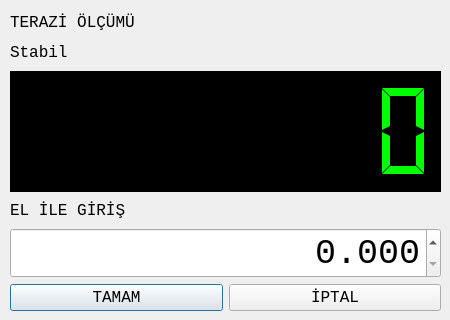
<?xml version="1.0" encoding="UTF-8"?>
<ui version="4.0">
 <class>KgForm</class>
 <widget class="QDialog" name="KgForm">
  <property name="geometry">
   <rect>
    <x>0</x>
    <y>0</y>
    <width>450</width>
    <height>320</height>
   </rect>
  </property>
  <property name="minimumSize">
   <size>
    <width>450</width>
    <height>320</height>
   </size>
  </property>
  <property name="maximumSize">
   <size>
    <width>450</width>
    <height>320</height>
   </size>
  </property>
  <property name="font">
   <font>
    <family>Monospace</family>
    <pointsize>12</pointsize>
   </font>
  </property>
  <property name="windowTitle">
   <string>Kilogram giriniz</string>
  </property>
  <widget class="QWidget" name="layoutWidget">
   <property name="geometry">
    <rect>
     <x>10</x>
     <y>10</y>
     <width>431</width>
     <height>301</height>
    </rect>
   </property>
   <layout class="QGridLayout" name="gridLayout">
    <item row="2" column="0" colspan="2">
     <widget class="QLCDNumber" name="terazilcdNumber">
      <property name="minimumSize">
       <size>
        <width>301</width>
        <height>121</height>
       </size>
      </property>
      <property name="font">
       <font>
        <family>Monospace</family>
        <pointsize>16</pointsize>
       </font>
      </property>
      <property name="autoFillBackground">
       <bool>false</bool>
      </property>
      <property name="styleSheet">
       <string notr="true">background-color: rgb(0, 0, 0);
border-color: rgb(0, 170, 0);
color: rgb(0, 255, 0);</string>
      </property>
      <property name="smallDecimalPoint">
       <bool>false</bool>
      </property>
      <property name="digitCount">
       <number>8</number>
      </property>
      <property name="segmentStyle">
       <enum>QLCDNumber::Flat</enum>
      </property>
      <property name="value" stdset="0">
       <double>0.000000000000000</double>
      </property>
     </widget>
    </item>
    <item row="4" column="0" colspan="2">
     <widget class="QDoubleSpinBox" name="doubleSpinBox">
      <property name="font">
       <font>
        <family>Monospace</family>
        <pointsize>26</pointsize>
       </font>
      </property>
      <property name="alignment">
       <set>Qt::AlignRight|Qt::AlignTrailing|Qt::AlignVCenter</set>
      </property>
      <property name="decimals">
       <number>3</number>
      </property>
      <property name="maximum">
       <double>9999.998999999999796</double>
      </property>
      <property name="singleStep">
       <double>100.000000000000000</double>
      </property>
     </widget>
    </item>
    <item row="5" column="0">
     <widget class="QPushButton" name="pushButton">
      <property name="text">
       <string>TAMAM</string>
      </property>
      <property name="icon">
       <iconset resource="images.qrc">
        <normaloff>:/images/ui/check.png</normaloff>:/images/ui/check.png</iconset>
      </property>
      <property name="iconSize">
       <size>
        <width>32</width>
        <height>32</height>
       </size>
      </property>
      <property name="shortcut">
       <string>Return</string>
      </property>
     </widget>
    </item>
    <item row="0" column="0" colspan="2">
     <widget class="QLabel" name="label_2">
      <property name="text">
       <string>TERAZİ ÖLÇÜMÜ</string>
      </property>
     </widget>
    </item>
    <item row="5" column="1">
     <widget class="QPushButton" name="pushButton_2">
      <property name="text">
       <string>İPTAL</string>
      </property>
      <property name="icon">
       <iconset resource="images.qrc">
        <normaloff>:/images/ui/remove.png</normaloff>:/images/ui/remove.png</iconset>
      </property>
      <property name="iconSize">
       <size>
        <width>32</width>
        <height>32</height>
       </size>
      </property>
     </widget>
    </item>
    <item row="3" column="0" colspan="2">
     <widget class="QLabel" name="label">
      <property name="text">
       <string>EL İLE GİRİŞ</string>
      </property>
     </widget>
    </item>
    <item row="1" column="0" colspan="2">
     <widget class="QLabel" name="Stabillabel">
      <property name="text">
       <string>Stabil</string>
      </property>
     </widget>
    </item>
   </layout>
  </widget>
 </widget>
 <resources>
  <include location="images.qrc"/>
 </resources>
 <connections/>
</ui>
